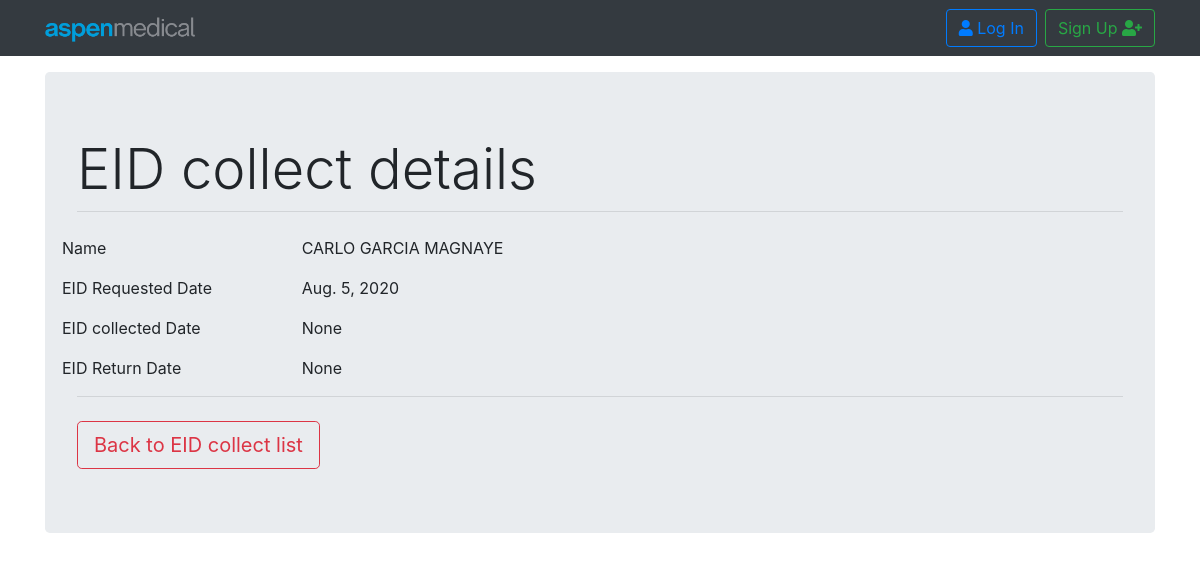
Page /payroll/eid_collect_detail/2/ on the committed database.
### payroll/models.py (models this page shows, shortened)
class EidCollect(models.Model):
    employee               = models.ForeignKey(Employee, related_name='employee_eidcollect', on_delete=models.CASCADE, blank=True,null=True)
    eid_requested_date     = models.DateField(null=True, blank=True)
    collected              = models.BooleanField(default=False)
    eid_collected_date     = models.DateField(null=True, blank=True)
    returned               = models.BooleanField(default=False)
    eid_returned_date      = models.DateField(null=True, blank=True)
    note                   = models.CharField(null=True, blank=True, max_length=300)

class Employee(models.Model):
    employee_id         = models.CharField(primary_key=True, max_length=60, unique=True)
    first_name          = models.CharField(max_length=60, blank=True,null=True)
    middle_name         = models.CharField(max_length=60, blank=True,null=True)
    last_name           = models.CharField(max_length=60, blank=True,null=True)
    GENDER_CHOICES      = (('Male', 'Male'),('Female', 'Female'),('Other', 'Other'),)
    gender              = models.CharField(max_length=10, choices=GENDER_CHOICES)
    hotel               = models.ForeignKey(Hotel, related_name='hotel_name', on_delete=models.CASCADE,null=True,blank=True)
    DOB                 = models.DateField(null=True, blank=True)
    religion            = models.CharField(max_length=20, null=True, blank=True)
    citizenship         = models.CharField(max_length=20, null=True, blank=True)
    country_birth       = models.CharField(max_length=20, null=True, blank=True)
    email               = models.EmailField(max_length=70, blank=True,null=True)
    phone               = models.IntegerField(null=True, blank=True,default=0)
    uae_address         = models.CharField(max_length=90, null=True, blank=True)
    home_country_phone  = models.CharField(max_length=90, null=True, blank=True)
    home_country_address= models.CharField(max_length=90, null=True, blank=True)
    department          = models.ForeignKey(Department, related_name='dept_name', on_delete=models.CASCADE,null=True,blank=True)
    designation         = models.CharField(max_length=40, null=True, blank=True)
    department_head     = models.BooleanField(default=False)
    joining_date        = models.DateField(null=True, blank=True)
    img                 = models.ImageField(upload_to='pics',null=True,blank=True, default='/static/images/default-user.jpg')
    employee_status_choice     = (('Deployed', 'Deployed'),('Exiting', 'Exiting'),('Resigning', 'Resigning'))
    employee_status            = models.CharField(max_length=10, default=['Active'], choices=employee_status_choice)

### payroll/views.py (the view)
# urls.py: path('eid_collect_detail/<str:pk>/',views.EidCollectDetailView.as_view(),name='eid_collect_detail'),
class EidCollectDetailView(DetailView):
    model = models.EidCollect
    context_object_name = 'eid_collect_detail'
    template_name='payroll/eid_collect_detail.html'
    def get_context_data(self, *args, **kwargs):
        data = super(EidCollectDetailView,self).get_context_data(*args,**kwargs)
        return data

### payroll/templates/payroll/eid_collect_detail.html
{% extends "base.html" %}
{% block content %}
<div class="jumbotron mt-3">
  <h1 class="display-4">EID collect details</h1> <hr>
  <br>
  <div class="row">
    <div class="col-xs-4 ">
      <p> Name</p>
      <p> EID Requested Date</p>
      <p> EID collected Date</p>
      <p> EID Return Date </p>
    </div>
    <div class="col-xs-4 offset-1">
      <p>  {{ eid_collect_detail.employee.first_name }}</p>
      <p>  {{ eid_collect_detail.eid_requested_date }}</p>
      <p>  {{ eid_collect_detail.eid_collected_date }}</p>
      <p>  {{ eid_collect_detail.eid_returned_date }}</p>
    </div>
  </div> <hr>
  <br>
    <a class="btn btn-outline-danger btn-lg" href="{% url 'payroll:eid_collect_list' %}" role="button">Back to EID collect list</a>
  </div>
{% endblock %}

### static/css/mystylesheet.css (style rules this page uses)
hr { margin: 0px; }

### rows in the picture
EidCollect: employee.first_name "CARLO GARCIA MAGNAYE", eid_requested_date "Aug. 5, 2020", eid_collected_date "None", eid_returned_date "None"
